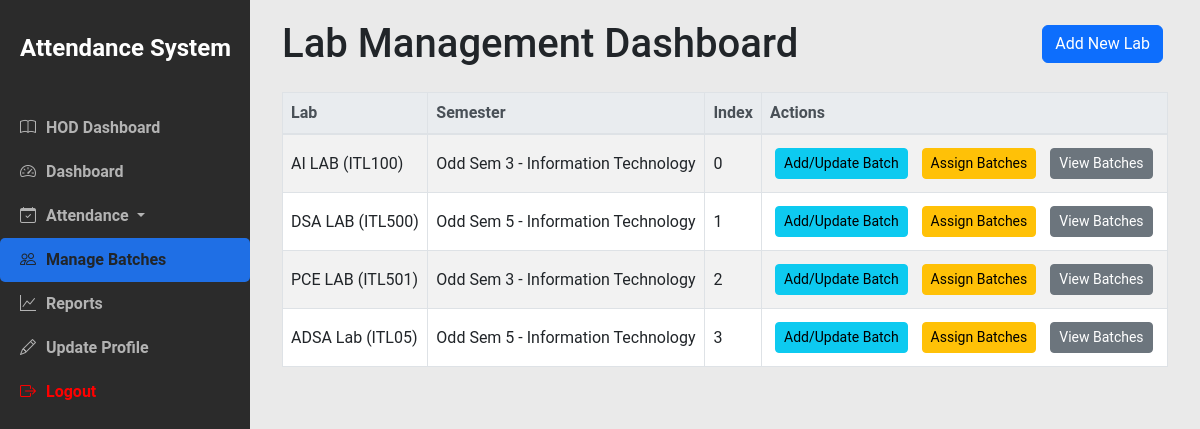
Screenshot of /labs/ (signed in) with the database file from the repository.
### myapp/models.py (models this page shows, shortened)
class Labs(models.Model):
    code = models.CharField(max_length=10, unique=True, verbose_name="Course Code")
    name = models.CharField(max_length=100, verbose_name="Course Name")
    semester = models.ForeignKey('Semester', on_delete=models.CASCADE, related_name='lab_semester_list', verbose_name="Semester",blank=True, null=True)
    index = models.IntegerField(verbose_name="Index", default=0)
    def __str__(self):
        return f"{self.code} - {self.name}"
    class Meta:
        indexes = [
            models.Index(fields=['code']),
            models.Index(fields=['name']),
        ]

class Semester(models.Model):
    SEMESTER_CHOICES = [
        ('Odd', 'Odd'),
        ('Even', 'Even'),
    ]
    YEAR_CHOICES = [
        ('FE', 'First Year'),
        ('SE', 'Second Year'),
        ('TE', 'Third Year'),
        ('BE', 'Fourth Year'),
    ]
    semester_number = models.IntegerField(verbose_name="Semester Number")
    session_year = models.ForeignKey(SessionYear, on_delete=models.CASCADE, related_name='semesters', verbose_name="Session Year")
    semester_type = models.CharField(max_length=10, choices=SEMESTER_CHOICES, verbose_name="Semester Type")
    year = models.CharField(max_length=2, choices=YEAR_CHOICES, verbose_name="Year")
    courses = models.ManyToManyField(Course, related_name='semesters', verbose_name="Courses", blank=True)
    labs = models.ManyToManyField(Labs, related_name='semester_labs', verbose_name="Labs", blank=True)
    class Meta:
        unique_together = ('session_year', 'semester_number')
        indexes = [
            models.Index(fields=['semester_number']),
            models.Index(fields=['semester_type']),
        ]
    def __str__(self):
        return f"{self.get_semester_type_display()} Sem {self.semester_number} - {self.session_year.department.name}"

class SessionYear(models.Model):
    academic_year = models.CharField(max_length=10, verbose_name="Academic Year")  # e.g., "2023-2024"
    start_date = models.DateField(verbose_name="Start Date")
    end_date = models.DateField(verbose_name="End Date")
    department = models.ForeignKey(Department, on_delete=models.CASCADE, related_name='sessions', verbose_name="Department")
    class Meta:
        indexes = [
            models.Index(fields=['academic_year']),
            models.Index(fields=['start_date']),
            models.Index(fields=['end_date']),
        ]

class Department(models.Model):
    name = models.CharField(max_length=100, unique=True, verbose_name="Department Name")
    created_at = models.DateTimeField(auto_now_add=True, verbose_name="Created At")
    updated_at = models.DateTimeField(auto_now=True, verbose_name="Updated At")
    class Meta:
        indexes = [
            models.Index(fields=['name']),
        ]

### myapp/teacherViews.py (the view)
# urls.py: path('labs/', teacherViews.lab_dashboard, name='lab_dashboard'),
@login_required
def lab_dashboard(request):
    if request.user.groups.filter(name='HOD').exists():
        is_hod = True
        is_principal = False
    elif request.user.groups.filter(name='Principal').exists():
        is_hod = False
        is_principal = True
    else:
        is_hod = False
        is_principal = False
    teacher = get_object_or_404(Teacher, user=request.user)
    labs = teacher.assigned_labs.all()
    print(f"Assigned Labs: {labs}")
    if request.user.groups.filter(name="HOD").exists():
        labs = Labs.objects.all()
    print(f"Labs: {labs}")
    lab_data = []
    for lab in labs:
        lab_data.append({
            'lab_id': lab.id,
            'lab_name': lab.name,
            'lab_semester': lab.semester,
            'lab_index': lab.index,
        })
    print(f"Lab Data: {lab_data}")
    context = {
        'lab': lab_data,
        'labs': labs,  # Include all labs for navbar display
        'is_hod': is_hod,
        'is_principal': is_principal,
    }
    return render(request, 'teachertemplates/lab_dashboard.html', context)

### templates/teachertemplates/lab_dashboard.html (shortened to what this page needs)
<!DOCTYPE html>
<html lang="en">
<head>
    <link href="https://stackpath.bootstrapcdn.com/bootstrap/4.5.2/css/bootstrap.min.css" rel="stylesheet">
</head>
<body>
        {% include 'teachertemplates/navbar.html' %}
    <div class="content">
    <div class="container">
        <div class="dashboard-header">
            <h1>Lab Management Dashboard</h1>
            {% if is_hod %}
            <a href="{% url 'add_lab' %}" class="btn btn-primary">Add New Lab</a>
            {% endif %}
        </div>
        {% if labs %}
            <table class="table table-bordered table-striped mt-4">
                <thead class="thead-light">
                    <tr>
                        <th>Lab</th>
                        <th>Semester</th>
                        <th>Index</th>
                        <th>Actions</th>
                    </tr>
                </thead>
                <tbody>
                    {% for lab in labs %}
                    <tr>
                        <td>{{ lab.name }} ({{ lab.code }})</td>
                        <td>{{ lab.semester }}</td>
                        <td>{{ lab.index }}</td>
                        <td>
                            <a href="{% url 'add_batches' lab.id %}" class="btn btn-info btn-sm">Add/Update Batch</a>
                            <a href="{% url 'assign_batches' lab.id %}" class="btn btn-warning btn-sm">Assign Batches</a>
                            <a href="{% url 'lab_detail' lab.id %}" class="btn btn-secondary btn-sm">View Batches</a>
                        </td>
                    </tr>
                    {% endfor %}
                </tbody>
            </table>
        {% else %}
            <div class="alert alert-warning mt-4" role="alert">
                No labs available at the moment. Please create a lab to view batches.
            </div>
        {% endif %}
    </div>
    </div>
</body>
</html>

### templates/teachertemplates/lab_dashboard.html (style rules this page uses)
body { font-family: Arial, sans-serif; background-color: #f8f9fa; }
.table th, .table td { vertical-align: middle; }
.btn { margin: 5px; }
h1 { margin-bottom: 20px; }
.dashboard-header { display: flex; justify-content: space-between; align-items: center; }
.dashboard-header h1 { margin: 0; }

### templates/teachertemplates/navbar.html (style rules this page uses)
body { font-family: "Roboto", sans-serif; display: flex; height: 100vh; margin: 0; background-color: #eaeaea; }
.content { margin-left: 250px; padding: 20px; width: 100%; }

### rows the page displays
Labs: name "AI LAB", code "ITL100", semester "Odd Sem 3 - Information Technology", index "0"
Labs: name "DSA LAB", code "ITL500", semester "Odd Sem 5 - Information Technology", index "1"
Labs: name "PCE LAB", code "ITL501", semester "Odd Sem 3 - Information Technology", index "2"
Labs: name "ADSA Lab", code "ITL05", semester "Odd Sem 5 - Information Technology", index "3"
